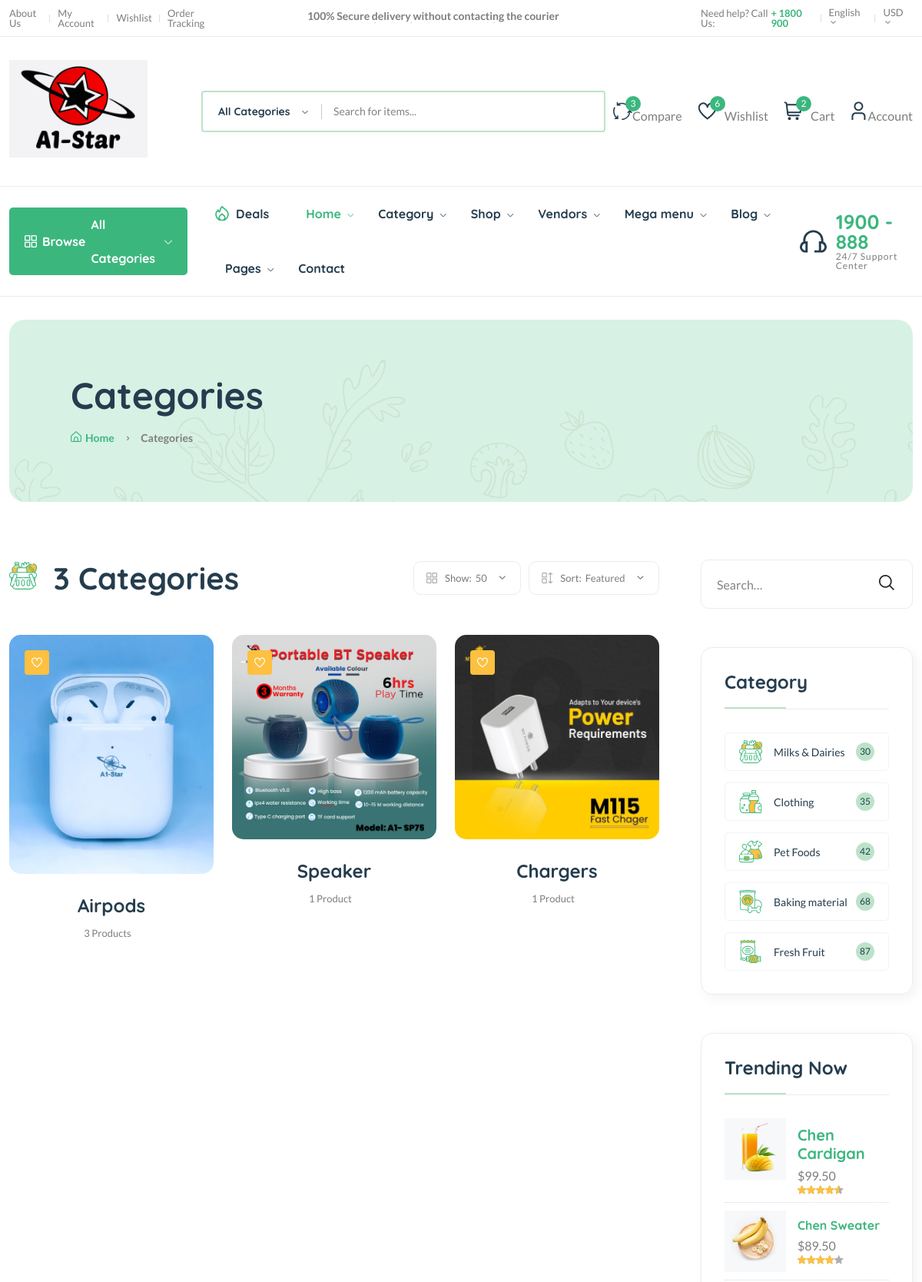
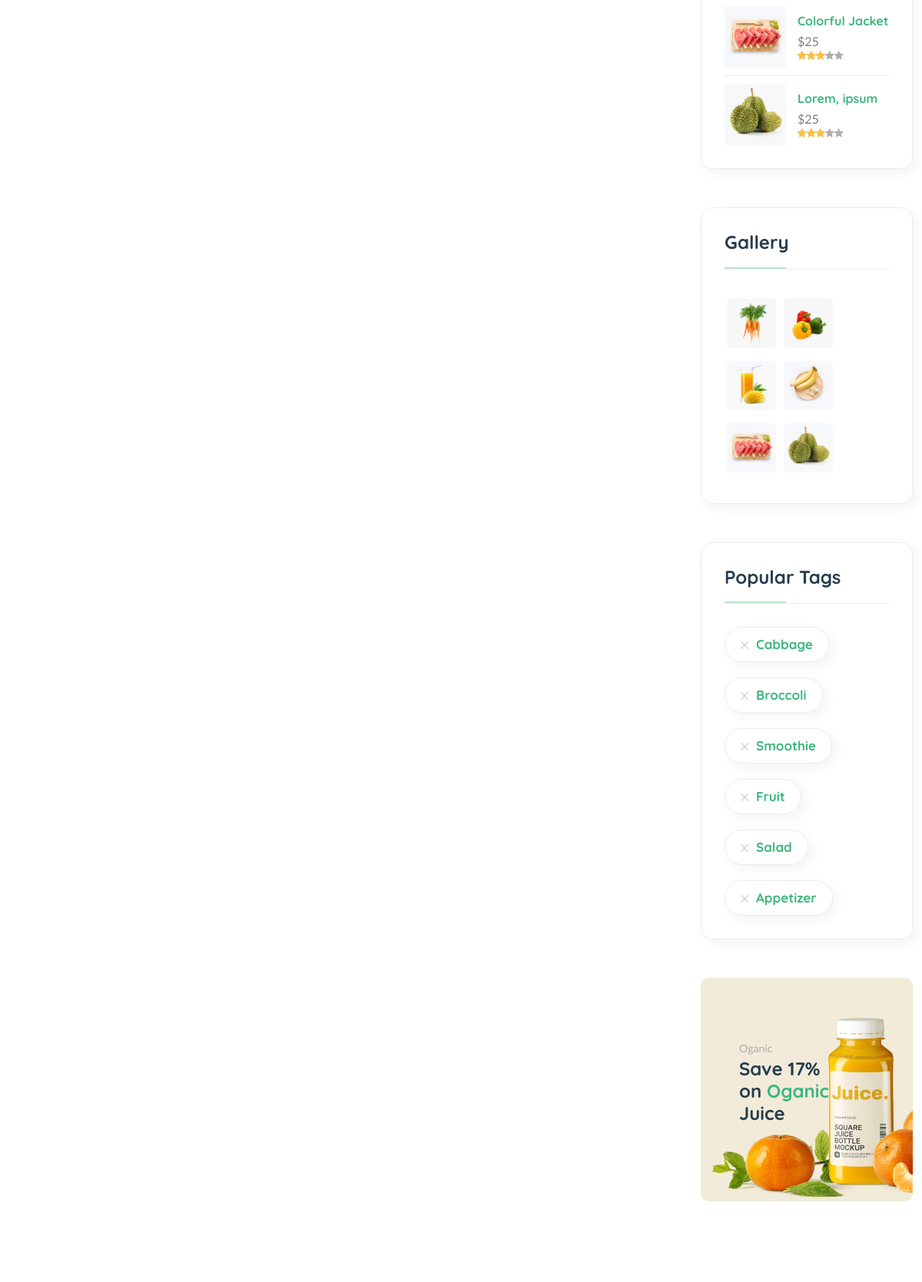
The page /category/ (upper part) on the database its author committed (2 pictures, top to bottom).
### core/models.py (models this page shows, shortened)
class Category(models.Model):
    cid = ShortUUIDField(unique=True, length=10, max_length=20, prefix="cat", alphabet="abcdefgh12345")
    title = models.CharField(max_length=100, default="Food")
    image = models.ImageField(upload_to="category", default="category.jpg")
    class Meta:
        verbose_name_plural = "Categories"

### core/views.py (the view)
# urls.py: path("category/", category_list_view, name='category-list'),
def category_list_view(request):
    categories = Category.objects.all()
    context = {
        "categories":categories
    }
    return render(request, 'core/category-list.html', context)

### core/context_processor.py (called while the page is built)
def default(request):
    categories = Category.objects.all()
    return{
        'categories':categories,
    }

### templates/core/category-list.html (shortened to what this page needs)
{% extends "partials/base.html" %}
{% load static %}
{% block content %}
    <main class="main">
        <div class="page-header mt-30 mb-75">
            <div class="container">
                <div class="archive-header">
                    <div class="row align-items-center">
                        <div class="col-xl-3">
                            <h1 class="mb-15">Categories</h1>
                            <div class="breadcrumb">
                                <a href="index.html" rel="nofollow"><i class="fi-rs-home mr-5"></i>Home</a>
                                <span></span> Categories
                            </div>
                        </div>
                    </div>
                </div>
            </div>
        </div>
        <div class="page-content mb-50">
            <div class="container">
                <div class="row">
                    <div class="col-lg-9">
                        <div class="shop-product-fillter mb-50 pr-30">
                            <div class="totall-product">
                                <h2>
                                    <img class="w-36px mr-10" src="assets/imgs/theme/icons/category-1.svg" alt="" />
                                    {{categories.count}} Categories
                                </h2>
                            </div>
                            <div class="sort-by-product-area">
                                <div class="sort-by-cover mr-10">
                                    <div class="sort-by-product-wrap">
                                        <div class="sort-by">
                                            <span><i class="fi-rs-apps"></i>Show:</span>
                                        </div>
                                        <div class="sort-by-dropdown-wrap">
                                            <span> 50 <i class="fi-rs-angle-small-down"></i></span>
                                        </div>
                                    </div>
                                </div>
                                <div class="sort-by-cover">
                                    <div class="sort-by-product-wrap">
                                        <div class="sort-by">
                                            <span><i class="fi-rs-apps-sort"></i>Sort:</span>
                                        </div>
                                        <div class="sort-by-dropdown-wrap">
                                            <span>Featured <i class="fi-rs-angle-small-down"></i></span>
                                        </div>
                                    </div>
                                </div>
                            </div>
                        </div>
                        <div class="loop-grid pr-30">
                            <div class="row">
                                {% for c in categories %}
                                <article class="col-xl-4 col-lg-6 col-md-6 text-center hover-up mb-30 animated">
                                    <div class="post-thumb">
                                        <a href="{% url 'core:category-product-list' c.cid %}">
                                            <img class="border-radius-15" src="{{c.image.url}}" alt="" />
                                        </a>
                                        <div class="entry-meta">
                                            <a class="entry-meta meta-2" href="blog-category-grid.html"><i class="fi-rs-heart"></i></a>
                                        </div>
                                    </div>
                                    <div class="entry-content-2">
                                        <h4 class="post-title mb-15">
                                            <a href="{% url 'core:category-product-list' c.cid %}">{{ c.title }}</a>
                                        </h4>
                                        <div class="entry-meta font-xs color-grey mt-10 pb-10">
                                            <div>
                                                <span class="hit-count mr-10">{{c.category.count}} Product{{c.category.count|pluralize}}</span>
                                            </div>
                                        </div>
                                    </div>
                                </article>
                                {% endfor %}
                            </div>
                        </div>
                    </div>
                    <div class="col-lg-3 primary-sidebar sticky-sidebar">
                        <div class="widget-area">
                            <div class="sidebar-widget-2 widget_search mb-50">
                                <div class="search-form">
                                    <form action="#">
                                        <input type="text" placeholder="Search…" />
                                        <button type="submit"><i class="fi-rs-search"></i></button>
                                    </form>
                                </div>
                            </div>
                            <div class="sidebar-widget widget-category-2 mb-50">
                                <h5 class="section-title style-1 mb-30">Category</h5>
                                <ul>
                                    <li>
                                        <a href="shop-grid-right.html"> <img src="assets/imgs/theme/icons/category-1.svg" alt="" />Milks & Dairies</a><span class="count">30</span>
                                    </li>
                                    <li>
                                        <a href="shop-grid-right.html"> <img src="assets/imgs/theme/icons/category-2.svg" alt="" />Clothing</a><span class="count">35</span>
                                    </li>
                                    <li>
                                        <a href="shop-grid-right.html"> <img src="assets/imgs/theme/icons/category-3.svg" alt="" />Pet Foods </a><span class="count">42</span>
                                    </li>
                                    <li>
                                        <a href="shop-grid-right.html"> <img src="assets/imgs/theme/icons/category-4.svg" alt="" />Baking material</a><span class="count">68</span>
                                    </li>
                                    <li>
                                        <a href="shop-grid-right.html"> <img src="assets/imgs/theme/icons/category-5.svg" alt="" />Fresh Fruit</a><span class="count">87</span>
                                    </li>
                                </ul>
                            </div>
                            <div class="sidebar-widget product-sidebar mb-50 p-30 bg-grey border-radius-10">
                                <h5 class="section-title style-1 mb-30">Trending Now</h5>
                                <div class="single-post clearfix">
                                    <div class="image">
                                        <img src="assets/imgs/shop/thumbnail-3.jpg" alt="#" />
                                    </div>
                                    <div class="content pt-10">
                                        <h5><a href="shop-product-detail.html">Chen Cardigan</a></h5>
                                        <p class="price mb-0 mt-5">$99.50</p>
                                        <div class="product-rate">
                                            <div class="product-rating" style="width: 90%"></div>
                                        </div>
                                    </div>
                                </div>
                                <div class="single-post clearfix">
                                    <div class="image">
                                        <img src="assets/imgs/shop/thumbnail-4.jpg" alt="#" />
                                    </div>
                                    <div class="content pt-10">
                                        <h6><a href="shop-product-detail.html">Chen Sweater</a></h6>
                                        <p class="price mb-0 mt-5">$89.50</p>
                                        <div class="product-rate">
                                            <div class="product-rating" style="width: 80%"></div>
                                        </div>
                                    </div>
                                </div>
                                <div class="single-post clearfix">
                                    <div class="image">
                                        <img src="assets/imgs/shop/thumbnail-5.jpg" alt="#" />
                                    </div>
                                    <div class="content pt-10">
                                        <h6><a href="shop-product-detail.html">Colorful Jacket</a></h6>
                                        <p class="price mb-0 mt-5">$25</p>
                                        <div class="product-rate">
                                            <div class="product-rating" style="width: 60%"></div>
                                        </div>
                                    </div>
                                </div>
                                <div class="single-post clearfix">
                                    <div class="image">
                                        <img src="assets/imgs/shop/thumbnail-6.jpg" alt="#" />
                                    </div>
                                    <div class="content pt-10">
                                        <h6><a href="shop-product-detail.html">Lorem, ipsum</a></h6>
                                        <p class="price mb-0 mt-5">$25</p>
                                        <div class="product-rate">
                                            <div class="product-rating" style="width: 60%"></div>
                                        </div>
                                    </div>
                                </div>
                            </div>
                            <div class="sidebar-widget widget_instagram mb-50">
                                <h5 class="section-title style-1 mb-30">Gallery</h5>
                                <div class="instagram-gellay">
                                    <ul class="insta-feed">
                                        <li>
                                            <a href="#"><img class="border-radius-5" src="assets/imgs/shop/thumbnail-1.jpg" alt="" /></a>
                                        </li>
                                        <li>
                                            <a href="#"><img class="border-radius-5" src="assets/imgs/shop/thumbnail-2.jpg" alt="" /></a>
                                        </li>
                                        <li>
                                            <a href="#"><img class="border-radius-5" src="assets/imgs/shop/thumbnail-3.jpg" alt="" /></a>
                                        </li>
                                        <li>
                                            <a href="#"><img class="border-radius-5" src="assets/imgs/shop/thumbnail-4.jpg" alt="" /></a>
                                        </li>
                                        <li>
                                            <a href="#"><img class="border-radius-5" src="assets/imgs/shop/thumbnail-5.jpg" alt="" /></a>
                                        </li>
                                        <li>
                                            <a href="#"><img class="border-radius-5" src="assets/imgs/shop/thumbnail-6.jpg" alt="" /></a>
                                        </li>
                                    </ul>
                                </div>
                            </div>
                            <div class="sidebar-widget widget-tags mb-50 pb-10">
                                <h5 class="section-title style-1 mb-30">Popular Tags</h5>
                                <ul class="tags-list">
                                    <li class="hover-up">
                                        <a href="blog-category-grid.html"><i class="fi-rs-cross mr-10"></i>Cabbage</a>
                                    </li>
                                    <li class="hover-up">
                                        <a href="blog-category-grid.html"><i class="fi-rs-cross mr-10"></i>Broccoli</a>
                                    </li>
                                    <li class="hover-up">
                                        <a href="blog-category-grid.html"><i class="fi-rs-cross mr-10"></i>Smoothie</a>
                                    </li>
                                    <li class="hover-up">
                                        <a href="blog-category-grid.html"><i class="fi-rs-cross mr-10"></i>Fruit</a>
                                    </li>
                                    <li class="hover-up mr-0">
                                        <a href="blog-category-grid.html"><i class="fi-rs-cross mr-10"></i>Salad</a>
                                    </li>
                                    <li class="hover-up mr-0">
                                        <a href="blog-category-grid.html"><i class="fi-rs-cross mr-10"></i>Appetizer</a>
                                    </li>
                                </ul>
                            </div>
                            <div class="banner-img wow fadeIn mb-50 animated d-lg-block d-none">
                                <img src="assets/imgs/banner/banner-11.png" alt="" />
                                <div class="banner-text">
                                    <span>Oganic</span>
                                    <h4>
                                        Save 17% <br />
                                        on <span class="text-brand">Oganic</span><br />
                                        Juice
                                    </h4>
                                </div>
                            </div>
                        </div>
                    </div>
                </div>
            </div>
        </div>
    </main>
{% endblock content %}

### rows shown on the page
Category: image (picture), title "Airpods", category.count "3"
Category: image (picture), title "Speaker", category.count "1"
Category: image (picture), title "Chargers", category.count "1"

### other values the page prints
{{ categories.count }} "3"
